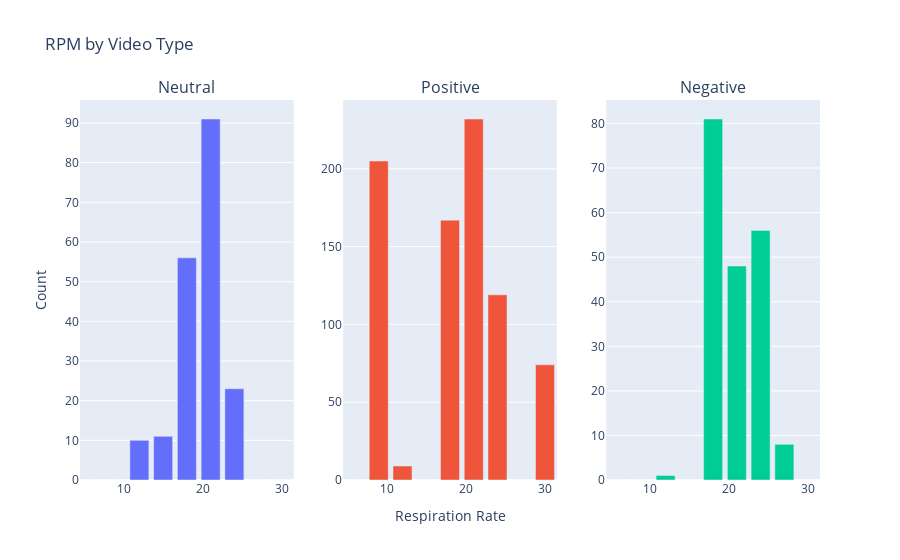

Notebook cell for this chart:
### Markdown cell above
## RPM Distribution

### Code cell
bins = [6, 9, 12, 15, 16.5, 19.5, 21, 24, 27, 30]
labels = [6, 9, 12, 15, 18, 21, 24, 27, 30]

fig = make_subplots(rows=1, cols=3,
                    subplot_titles=('Neutral','Positive','Negative'))
emotions = ['neutral','positive','negative']
for i, emotion in enumerate(emotions):
    tmp = data_df[data_df['video_type'] == emotion]
    tmp['rpm'] = pd.cut(tmp['rpm'], bins=bins, labels=labels)
    tmp = tmp.groupby('rpm').video_id.count().reset_index().rename(columns={'video_id':'count'})
    fig.add_trace(go.Bar(x=list(tmp['rpm']),
                         y=list(tmp['count'])),
                  row=1, col=i + 1)

fig.update_layout(title_text='RPM by Video Type', showlegend=False)
fig.update_yaxes(title_text='Count', row=1, col=1)
fig.update_xaxes(title_text='Respiration Rate', row=1, col=2)
fig.show()

### Figure 1 — Plotly figure (JSON) as saved in the notebook; plotly's stock layout.template omitted (floating-point values rounded to 4 significant figures)
{"data": [{"type": "bar", "x": [6, 9, 12, 15, 18, 21, 24, 27, 30], "xaxis": "x", "y": [0, 0, 10, 11, 56, 91, 23, 0, 0], "yaxis": "y"}, {"type": "bar", "x": [6, 9, 12, 15, 18, 21, 24, 27, 30], "xaxis": "x2", "y": [0, 205, 9, 0, 167, 232, 119, 0, 74], "yaxis": "y2"}, {"type": "bar", "x": [6, 9, 12, 15, 18, 21, 24, 27, 30], "xaxis": "x3", "y": [0, 0, 1, 0, 81, 48, 56, 8, 0], "yaxis": "y3"}], "layout": {"annotations": [{"font": {"size": 16}, "showarrow": false, "text": "Neutral", "x": 0.1444, "xanchor": "center", "xref": "paper", "y": 1, "yanchor": "bottom", "yref": "paper"}, {"font": {"size": 16}, "showarrow": false, "text": "Positive", "x": 0.5, "xanchor": "center", "xref": "paper", "y": 1, "yanchor": "bottom", "yref": "paper"}, {"font": {"size": 16}, "showarrow": false, "text": "Negative", "x": 0.8556, "xanchor": "center", "xref": "paper", "y": 1, "yanchor": "bottom", "yref": "paper"}], "showlegend": false, "title": {"text": "RPM by Video Type"}, "xaxis": {"anchor": "y", "domain": [0, 0.2889]}, "xaxis2": {"anchor": "y2", "domain": [0.3556, 0.6444], "title": {"text": "Respiration Rate"}}, "xaxis3": {"anchor": "y3", "domain": [0.7111, 1]}, "yaxis": {"anchor": "x", "domain": [0, 1], "title": {"text": "Count"}}, "yaxis2": {"anchor": "x2", "domain": [0, 1]}, "yaxis3": {"anchor": "x3", "domain": [0, 1]}}}
